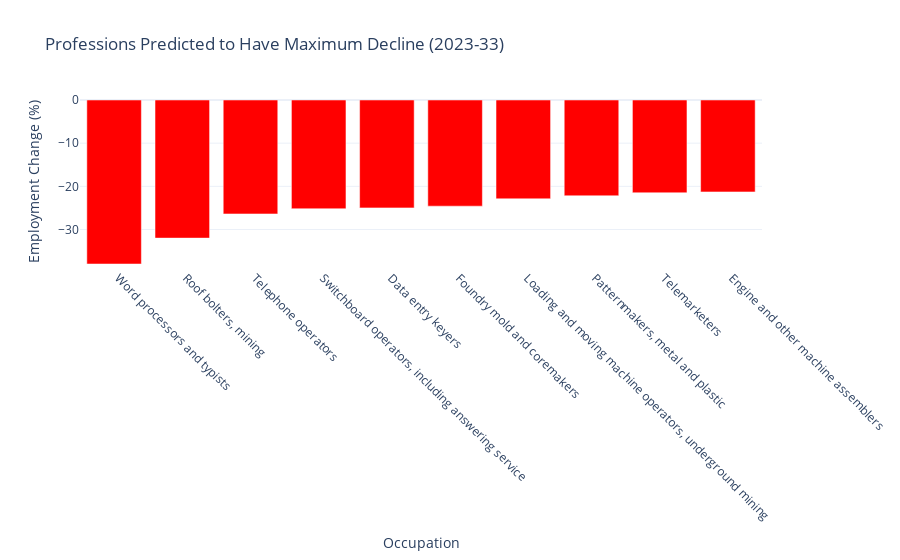

Notebook code cell kept with this figure:
### Code cell
fig3 = show_max_decline_bar_chart_occupation_15_16_2333(dataframes)
fig3

### Figure 1 — Plotly figure (JSON) as saved in the notebook; plotly's stock layout.template omitted (floating-point values rounded to 4 significant figures)
{"data": [{"marker": {"color": "red"}, "name": "Predicted Decline (2023-33)", "type": "bar", "x": ["  Word processors and typists", "  Roof bolters, mining", "  Telephone operators", "  Switchboard operators, including answering service", "  Data entry keyers", "  Foundry mold and coremakers", "  Loading and moving machine operators, underground mining", "  Patternmakers, metal and plastic", "  Telemarketers", "  Engine and other machine assemblers"], "y": [-38, -32, -26.4, -25.2, -25, -24.6, -22.9, -22.2, -21.5, -21.3]}], "layout": {"title": {"text": "Professions Predicted to Have Maximum Decline (2023-33)"}, "xaxis": {"tickangle": 45, "title": {"text": "Occupation"}}, "yaxis": {"range": [-38, 0], "title": {"text": "Employment Change (%)"}}}}
